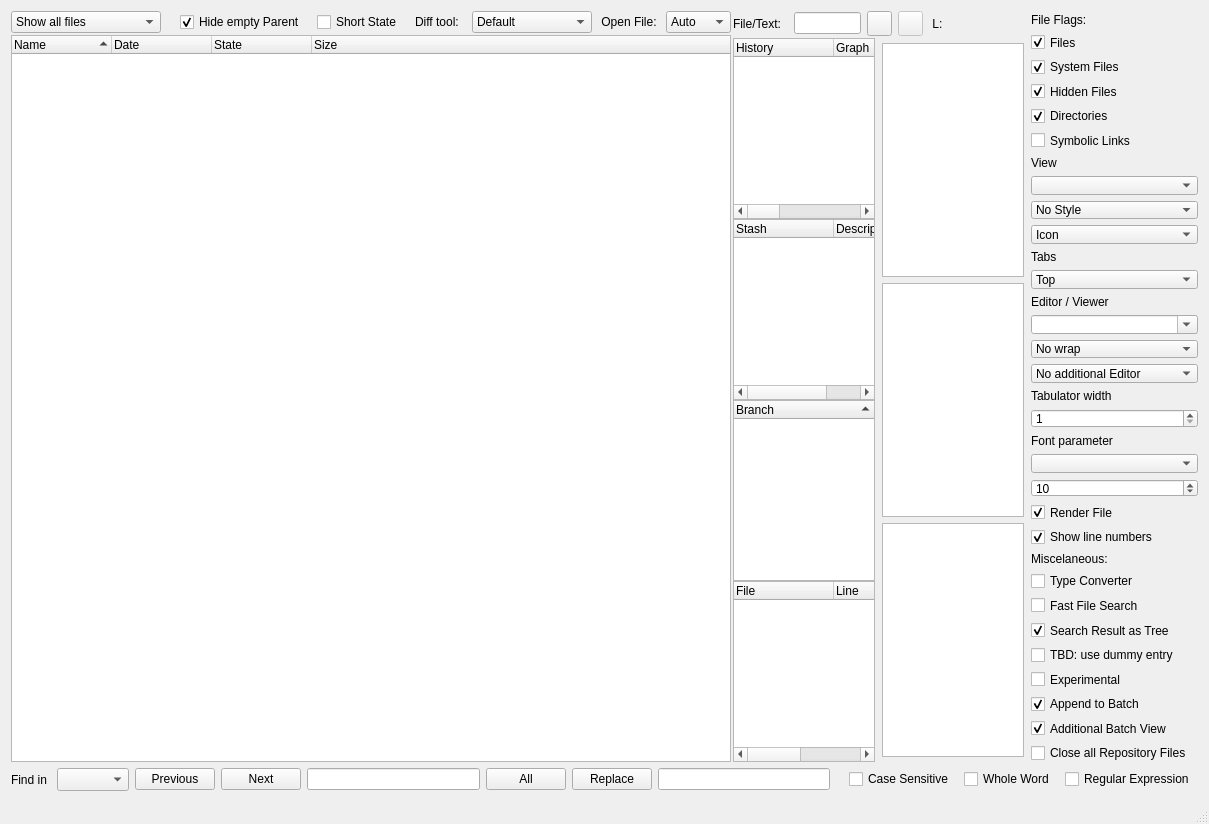
<?xml version="1.0" encoding="UTF-8"?>
<ui version="4.0">
 <class>MainWindow</class>
 <widget class="QMainWindow" name="MainWindow">
  <property name="geometry">
   <rect>
    <x>0</x>
    <y>0</y>
    <width>1209</width>
    <height>824</height>
   </rect>
  </property>
  <property name="acceptDrops">
   <bool>true</bool>
  </property>
  <property name="windowTitle">
   <string>Git View</string>
  </property>
  <property name="windowIcon">
   <iconset theme="Git" resource="resource.qrc">
    <normaloff>:/resource/logo@2x.ico</normaloff>:/resource/logo@2x.ico</iconset>
  </property>
  <property name="locale">
   <locale language="English" country="UnitedStates"/>
  </property>
  <property name="iconSize">
   <size>
    <width>98</width>
    <height>92</height>
   </size>
  </property>
  <property name="documentMode">
   <bool>false</bool>
  </property>
  <property name="dockOptions">
   <set>QMainWindow::AllowTabbedDocks|QMainWindow::AnimatedDocks</set>
  </property>
  <widget class="QWidget" name="centralWidget">
   <property name="sizePolicy">
    <sizepolicy hsizetype="Expanding" vsizetype="Expanding">
     <horstretch>1</horstretch>
     <verstretch>1</verstretch>
    </sizepolicy>
   </property>
   <property name="minimumSize">
    <size>
     <width>905</width>
     <height>455</height>
    </size>
   </property>
   <layout class="QVBoxLayout" name="topLayout">
    <item>
     <layout class="QHBoxLayout" name="horizontalLayoutTool">
      <property name="topMargin">
       <number>0</number>
      </property>
      <property name="bottomMargin">
       <number>0</number>
      </property>
     </layout>
    </item>
    <item>
     <layout class="QHBoxLayout" name="horizontalLayout">
      <property name="spacing">
       <number>2</number>
      </property>
      <item>
       <layout class="QVBoxLayout" name="verticalLayoutForTreeView">
        <property name="spacing">
         <number>2</number>
        </property>
        <property name="leftMargin">
         <number>0</number>
        </property>
        <property name="topMargin">
         <number>0</number>
        </property>
        <property name="rightMargin">
         <number>0</number>
        </property>
        <property name="bottomMargin">
         <number>0</number>
        </property>
        <item>
         <layout class="QHBoxLayout" name="horizontalLayoutForTreeViewHead">
          <property name="topMargin">
           <number>0</number>
          </property>
          <property name="bottomMargin">
           <number>0</number>
          </property>
          <item>
           <widget class="QComboBox" name="comboShowItems">
            <property name="minimumSize">
             <size>
              <width>150</width>
              <height>0</height>
             </size>
            </property>
            <property name="maximumSize">
             <size>
              <width>16777215</width>
              <height>16777215</height>
             </size>
            </property>
            <property name="toolTip">
             <string>Show files depending on git status</string>
            </property>
            <property name="statusTip">
             <string>Show files depending on git status</string>
            </property>
            <item>
             <property name="text">
              <string>Show all files</string>
             </property>
            </item>
            <item>
             <property name="text">
              <string>Show all git actions</string>
             </property>
            </item>
            <item>
             <property name="text">
              <string>Show modified</string>
             </property>
            </item>
            <item>
             <property name="text">
              <string>Show added</string>
             </property>
            </item>
            <item>
             <property name="text">
              <string>Show deleted</string>
             </property>
            </item>
            <item>
             <property name="text">
              <string>Show untracked</string>
             </property>
            </item>
            <item>
             <property name="text">
              <string>Show staged</string>
             </property>
            </item>
            <item>
             <property name="text">
              <string>Show unmerged</string>
             </property>
            </item>
            <item>
             <property name="text">
              <string>Show selected</string>
             </property>
            </item>
            <item>
             <property name="text">
              <string>Show stashed</string>
             </property>
            </item>
           </widget>
          </item>
          <item>
           <widget class="QLabel" name="label_space1">
            <property name="text">
             <string/>
            </property>
           </widget>
          </item>
          <item>
           <widget class="QCheckBox" name="ckHideEmptyParent">
            <property name="maximumSize">
             <size>
              <width>150</width>
              <height>16777215</height>
             </size>
            </property>
            <property name="toolTip">
             <string>Hides parent tree item, if it does not contain entries</string>
            </property>
            <property name="text">
             <string>Hide empty Parent  </string>
            </property>
            <property name="checked">
             <bool>true</bool>
            </property>
           </widget>
          </item>
          <item>
           <widget class="QCheckBox" name="ckShortState">
            <property name="maximumSize">
             <size>
              <width>120</width>
              <height>16777215</height>
             </size>
            </property>
            <property name="toolTip">
             <string>Show short git status</string>
            </property>
            <property name="text">
             <string>Short State  </string>
            </property>
           </widget>
          </item>
          <item>
           <widget class="QLabel" name="labelDiffTool">
            <property name="text">
             <string>Diff tool:  </string>
            </property>
           </widget>
          </item>
          <item>
           <widget class="QComboBox" name="comboDiffTool">
            <property name="minimumSize">
             <size>
              <width>120</width>
              <height>0</height>
             </size>
            </property>
            <property name="toolTip">
             <string>Select diff or merge tool</string>
            </property>
            <property name="currentText">
             <string>Default</string>
            </property>
            <item>
             <property name="text">
              <string>Default</string>
             </property>
            </item>
           </widget>
          </item>
          <item>
           <widget class="QLabel" name="labelOpenFile">
            <property name="text">
             <string> Open File: </string>
            </property>
           </widget>
          </item>
          <item>
           <widget class="QComboBox" name="comboOpenFile">
            <property name="toolTip">
             <string>Select open file as text or binary</string>
            </property>
            <item>
             <property name="text">
              <string>Auto</string>
             </property>
            </item>
            <item>
             <property name="text">
              <string>Text</string>
             </property>
            </item>
            <item>
             <property name="text">
              <string>Binary</string>
             </property>
            </item>
           </widget>
          </item>
         </layout>
        </item>
        <item>
         <widget class="QSourceTreeWidget" name="treeSource">
          <property name="toolTip">
           <string/>
          </property>
          <property name="statusTip">
           <string/>
          </property>
          <property name="whatsThis">
           <string>&lt;html&gt;&lt;head/&gt;&lt;body&gt;
Shows file and folder tree of git repositories
&lt;ul&gt;
&lt;li&gt;Insert root git folder using &lt;b&gt;Add git source folder...&lt;/b&gt; &lt;img src=&quot;://resource/24X24/folder-open.png&quot; style=&quot;vertical-align:middle&quot;/&gt;&lt;/li&gt;
&lt;li&gt;Clone root git folder using &lt;b&gt;Clone...&lt;/b&gt; &lt;img src=&quot;://resource/24X24/icons8-clone-30.png&quot; style=&quot;vertical-align:middle&quot;/&gt;&lt;/li&gt;
&lt;li&gt;Remove root git folder using &lt;b&gt;Remove git source folder...&lt;/b&gt; &lt;img src=&quot;://resource/24X24/folder.png&quot; style=&quot;vertical-align:middle&quot;/&gt;&lt;/li&gt;
&lt;li&gt;&lt;b&gt;Update git status&lt;/b&gt; renews all files and status&lt;img src=&quot;://resource/24X24/view-refresh.png&quot; style=&quot;vertical-align:middle&quot;/&gt;&lt;/li&gt;
&lt;li&gt;&lt;b&gt;Show short status&lt;/b&gt; renews only status (F5)&lt;/li&gt;
&lt;li&gt;Insert ignored files via context menue of the selected folder&lt;/li&gt;
&lt;li&gt;Move git files or folders via drag and drop&lt;/li&gt;
&lt;li&gt;Show only files with desired git status using combo box &lt;b&gt;Show all files&lt;/b&gt;&lt;/li&gt;
&lt;li&gt;Select first file (or folder) by right click, start &lt;b&gt;Compare to...&lt;/b&gt; and select second file to compare&lt;/li&gt;
&lt;li&gt;Select file or folders and perform git actions&lt;/li&gt;
&lt;li&gt;Right click shows context menu&lt;/li&gt;
&lt;/ul&gt;
&lt;/body&gt;&lt;/html&gt;</string>
          </property>
          <property name="dragDropMode">
           <enum>QAbstractItemView::NoDragDrop</enum>
          </property>
          <property name="defaultDropAction">
           <enum>Qt::IgnoreAction</enum>
          </property>
          <property name="sortingEnabled">
           <bool>true</bool>
          </property>
          <property name="columnCount">
           <number>4</number>
          </property>
          <column>
           <property name="text">
            <string>Name</string>
           </property>
          </column>
          <column>
           <property name="text">
            <string>Date</string>
           </property>
          </column>
          <column>
           <property name="text">
            <string>State</string>
           </property>
          </column>
          <column>
           <property name="text">
            <string>Size</string>
           </property>
          </column>
         </widget>
        </item>
       </layout>
      </item>
      <item>
       <layout class="QVBoxLayout" name="verticalLayoutForTextBrowser">
        <property name="spacing">
         <number>2</number>
        </property>
        <property name="leftMargin">
         <number>0</number>
        </property>
        <property name="rightMargin">
         <number>0</number>
        </property>
        <item>
         <layout class="QHBoxLayout" name="horizontalLayoutForTextBrowserHead">
          <property name="topMargin">
           <number>0</number>
          </property>
          <property name="bottomMargin">
           <number>0</number>
          </property>
          <item>
           <widget class="QLabel" name="labelHeader">
            <property name="maximumSize">
             <size>
              <width>60</width>
              <height>16777215</height>
             </size>
            </property>
            <property name="text">
             <string>File/Text:  </string>
            </property>
           </widget>
          </item>
          <item>
           <widget class="QLineEdit" name="labelFilePath">
            <property name="readOnly">
             <bool>true</bool>
            </property>
           </widget>
          </item>
          <item>
           <widget class="QPushButton" name="btnCloseText">
            <property name="minimumSize">
             <size>
              <width>25</width>
              <height>25</height>
             </size>
            </property>
            <property name="maximumSize">
             <size>
              <width>60</width>
              <height>25</height>
             </size>
            </property>
            <property name="toolTip">
             <string>Close file or text view</string>
            </property>
            <property name="text">
             <string/>
            </property>
            <property name="icon">
             <iconset resource="resource.qrc">
              <normaloff>:/resource/24X24/window-close.png</normaloff>:/resource/24X24/window-close.png</iconset>
            </property>
            <property name="iconSize">
             <size>
              <width>24</width>
              <height>24</height>
             </size>
            </property>
            <property name="autoDefault">
             <bool>false</bool>
            </property>
            <property name="default">
             <bool>false</bool>
            </property>
            <property name="flat">
             <bool>false</bool>
            </property>
           </widget>
          </item>
          <item>
           <widget class="QPushButton" name="btnStoreText">
            <property name="enabled">
             <bool>false</bool>
            </property>
            <property name="minimumSize">
             <size>
              <width>25</width>
              <height>25</height>
             </size>
            </property>
            <property name="maximumSize">
             <size>
              <width>60</width>
              <height>25</height>
             </size>
            </property>
            <property name="toolTip">
             <string>Save changes to file</string>
            </property>
            <property name="text">
             <string/>
            </property>
            <property name="icon">
             <iconset resource="resource.qrc">
              <normaloff>:/resource/24X24/document-save.png</normaloff>:/resource/24X24/document-save.png</iconset>
            </property>
            <property name="iconSize">
             <size>
              <width>24</width>
              <height>24</height>
             </size>
            </property>
           </widget>
          </item>
          <item>
           <widget class="QLabel" name="labelLanguage">
            <property name="minimumSize">
             <size>
              <width>100</width>
              <height>0</height>
             </size>
            </property>
            <property name="toolTip">
             <string>Shows language for hilighting</string>
            </property>
            <property name="text">
             <string> L:</string>
            </property>
           </widget>
          </item>
         </layout>
        </item>
        <item>
         <layout class="QHBoxLayout" name="horizontalLayoutHistoryAndText">
          <property name="spacing">
           <number>2</number>
          </property>
          <property name="sizeConstraint">
           <enum>QLayout::SetDefaultConstraint</enum>
          </property>
          <property name="leftMargin">
           <number>0</number>
          </property>
          <property name="topMargin">
           <number>0</number>
          </property>
          <property name="rightMargin">
           <number>0</number>
          </property>
          <property name="bottomMargin">
           <number>0</number>
          </property>
          <item>
           <layout class="QVBoxLayout" name="verticalLayout">
            <property name="spacing">
             <number>0</number>
            </property>
            <property name="leftMargin">
             <number>0</number>
            </property>
            <property name="rightMargin">
             <number>0</number>
            </property>
            <property name="bottomMargin">
             <number>0</number>
            </property>
            <item>
             <widget class="QHistoryTreeWidget" name="treeHistory">
              <property name="minimumSize">
               <size>
                <width>0</width>
                <height>0</height>
               </size>
              </property>
              <property name="toolTip">
               <string/>
              </property>
              <property name="statusTip">
               <string/>
              </property>
              <property name="whatsThis">
               <string>&lt;html&gt;&lt;head/&gt;&lt;body&gt;
Shows git history of files or folders
&lt;ul&gt;
&lt;li&gt;Insert all changed file names whith context menu entry&lt;/li&gt;
&lt;ul &gt;
&lt;li&gt;If one sub folder is selected, files are inserted regarding the difference to previous commit&lt;/li&gt;
&lt;li&gt;If two sub folders are selected, files are inserted into a new subentry regarding the difference between the selected commits&lt;/li&gt;
&lt;li&gt;If root folder is selected, for all sub items files are inserted&lt;/li&gt;
&lt;/ul&gt;
&lt;li&gt;Click on &lt;b&gt;History&lt;/b&gt; column item to see commit informations&lt;/li&gt;
&lt;li&gt;Click on &lt;b&gt;Description&lt;/b&gt; column item to see a compact summary and file list&lt;/li&gt;
&lt;li&gt;Click on &lt;b&gt;Commit Hash&lt;/b&gt; column item to see difference for all files within this commit&lt;/li&gt;
&lt;li&gt;Right click shows context menu&lt;br&gt;Click on first row in root entry to select authors&lt;/li&gt;
&lt;li&gt;Find uses the selected column for text search&lt;/li&gt;
&lt;/ul&gt;
&lt;/body&gt;&lt;/html&gt;</string>
              </property>
              <property name="selectionMode">
               <enum>QAbstractItemView::ExtendedSelection</enum>
              </property>
              <property name="selectionBehavior">
               <enum>QAbstractItemView::SelectItems</enum>
              </property>
              <column>
               <property name="text">
                <string>History</string>
               </property>
              </column>
              <column>
               <property name="text">
                <string>Graph</string>
               </property>
              </column>
              <column>
               <property name="text">
                <string>Description</string>
               </property>
              </column>
              <column>
               <property name="text">
                <string>Commit Hash</string>
               </property>
              </column>
              <column>
               <property name="text">
                <string>Author</string>
               </property>
              </column>
             </widget>
            </item>
            <item>
             <widget class="QStashTreeWidget" name="treeStash">
              <property name="minimumSize">
               <size>
                <width>0</width>
                <height>0</height>
               </size>
              </property>
              <property name="toolTip">
               <string/>
              </property>
              <property name="statusTip">
               <string/>
              </property>
              <property name="whatsThis">
               <string>&lt;html&gt;&lt;head/&gt;&lt;body&gt;
Shows git stashed of files or folders
&lt;ul&gt;
&lt;li&gt;Click on &lt;b&gt;List Stashes&lt;/b&gt; to show stashes of repository&lt;img src=&quot;://resource/24X24/text-x-log.png&quot; style=&quot;vertical-align:middle&quot;/&gt;&lt;/li&gt;
&lt;li&gt;Right click shows context menu&lt;/li&gt;
&lt;/ul&gt;
&lt;/body&gt;&lt;/html&gt;</string>
              </property>
              <property name="selectionMode">
               <enum>QAbstractItemView::ExtendedSelection</enum>
              </property>
              <property name="selectionBehavior">
               <enum>QAbstractItemView::SelectItems</enum>
              </property>
              <column>
               <property name="text">
                <string>Stash</string>
               </property>
              </column>
              <column>
               <property name="text">
                <string>Description</string>
               </property>
              </column>
             </widget>
            </item>
            <item>
             <widget class="QBranchTreeWidget" name="treeBranches">
              <property name="toolTip">
               <string/>
              </property>
              <property name="statusTip">
               <string/>
              </property>
              <property name="whatsThis">
               <string>&lt;html&gt;&lt;head/&gt;&lt;body&gt;
Shows git branches
&lt;ul&gt;
&lt;li&gt;Double click branch to checkout&lt;/li&gt;
&lt;li&gt;Click &lt;b&gt;List Branches&lt;/b&gt; to show local branches of repository&lt;/li&gt;
&lt;li&gt;Right click shows context menu&lt;/li&gt;
&lt;/ul&gt;
&lt;/body&gt;&lt;/html&gt;</string>
              </property>
              <property name="selectionMode">
               <enum>QAbstractItemView::ExtendedSelection</enum>
              </property>
              <property name="selectionBehavior">
               <enum>QAbstractItemView::SelectItems</enum>
              </property>
              <property name="sortingEnabled">
               <bool>true</bool>
              </property>
              <column>
               <property name="text">
                <string>Branch</string>
               </property>
              </column>
             </widget>
            </item>
            <item>
             <widget class="QTreeWidget" name="treeFindText">
              <property name="toolTip">
               <string/>
              </property>
              <property name="statusTip">
               <string/>
              </property>
              <property name="whatsThis">
               <string>&lt;html&gt;&lt;head/&gt;&lt;body&gt;
Shows found text items and according lines and files&lt;br&gt;
Bookmarks are shown in the same way
&lt;ul&gt;
&lt;li&gt;Select &lt;b&gt;Text in Files below Folder&lt;/b&gt; in &lt;i&gt;Find in&lt;/i&gt; combo box&lt;/li&gt;
&lt;li&gt;Enter search expression&lt;/li&gt;
&lt;li&gt;Select folder to search in repository tree view&lt;/li&gt;
&lt;li&gt;Click on All&lt;/li&gt;
&lt;li&gt;Right click shows context menu&lt;/li&gt;
&lt;/ul&gt;
&lt;/body&gt;&lt;/html&gt;</string>
              </property>
              <property name="selectionMode">
               <enum>QAbstractItemView::ExtendedSelection</enum>
              </property>
              <property name="selectionBehavior">
               <enum>QAbstractItemView::SelectItems</enum>
              </property>
              <column>
               <property name="text">
                <string>File</string>
               </property>
              </column>
              <column>
               <property name="text">
                <string>Line</string>
               </property>
              </column>
              <column>
               <property name="text">
                <string>Found Text Line</string>
               </property>
              </column>
             </widget>
            </item>
           </layout>
          </item>
          <item>
           <layout class="QVBoxLayout" name="verticalLayout_2">
            <property name="leftMargin">
             <number>5</number>
            </property>
            <property name="topMargin">
             <number>5</number>
            </property>
            <property name="rightMargin">
             <number>5</number>
            </property>
            <property name="bottomMargin">
             <number>5</number>
            </property>
            <item>
             <widget class="code_browser" name="textBrowser">
              <property name="toolTip">
               <string/>
              </property>
              <property name="statusTip">
               <string/>
              </property>
              <property name="whatsThis">
               <string>&lt;html&gt;&lt;head/&gt;&lt;body&gt;
Shows text of: 
&lt;ul&gt;
&lt;li&gt;git command results&lt;/li&gt;
&lt;li&gt;file content opened with double click on file in repository tree&lt;/li&gt;
&lt;li&gt;rendering of html can be enabled or disabled with &lt;b&gt;Render File&lt;/b&gt;&lt;/li&gt;
&lt;/ul&gt;
The command results and files may be shown in 3 modes
&lt;ul&gt;
&lt;li&gt;Command results and files in one editor&lt;/li&gt;
&lt;li&gt;Command results in viewer and files in one additional editor&lt;/li&gt;
&lt;li&gt;Command results in viewer and one additional editor per file (default)&lt;/li&gt;
&lt;/ul&gt;
The context menue allows:
&lt;ul&gt;
&lt;li&gt;to create bookmarks&lt;/li&gt;
&lt;li&gt;to find and replace&lt;/li&gt;
&lt;li&gt;show and hide line numbers&lt;/li&gt;
&lt;li&gt;&lt;b&gt;Extra&lt;/b&gt; text operations&lt;/li&gt;
&lt;li&gt;selection, copy and pase&lt;/li&gt;
&lt;/ul&gt;


&lt;/body&gt;&lt;/html&gt;</string>
              </property>
              <property name="undoRedoEnabled">
               <bool>true</bool>
              </property>
              <property name="readOnly">
               <bool>false</bool>
              </property>
             </widget>
            </item>
            <item>
             <widget class="graphics_view" name="graphicsView">
              <property name="contextMenuPolicy">
               <enum>Qt::CustomContextMenu</enum>
              </property>
              <property name="toolTip">
               <string/>
              </property>
              <property name="statusTip">
               <string/>
              </property>
              <property name="whatsThis">
               <string>&lt;html&gt;&lt;head/&gt;&lt;body&gt;
Shows graphics file content opened with double click
&lt;ul&gt;
&lt;li&gt;Right click shows context menu&lt;/li&gt;
&lt;/ul&gt;
&lt;/body&gt;&lt;/html&gt;</string>
              </property>
              <property name="sizeAdjustPolicy">
               <enum>QAbstractScrollArea::AdjustIgnored</enum>
              </property>
             </widget>
            </item>
            <item>
             <widget class="qbinarytableview" name="tableBinaryView">
              <property name="whatsThis">
               <string>&lt;html&gt;&lt;head/&gt;&lt;body&gt;
Shows binary file content opened with double click
&lt;ul&gt;
&lt;li&gt;Move byte wise with left or right cursor&lt;/li&gt;
&lt;li&gt;Move row wise with up or down cursor&lt;/li&gt;
&lt;li&gt;Select position with mouse cursor&lt;/li&gt;
&lt;/ul&gt;
&lt;/body&gt;&lt;/html&gt;</string>
              </property>
              <property name="inputMethodHints">
               <set>Qt::ImhNone</set>
              </property>
             </widget>
            </item>
           </layout>
          </item>
         </layout>
        </item>
       </layout>
      </item>
      <item>
       <layout class="QVBoxLayout" name="verticalLayout_Settings">
        <property name="topMargin">
         <number>2</number>
        </property>
        <property name="bottomMargin">
         <number>2</number>
        </property>
        <item>
         <widget class="QLabel" name="labelFileFlags">
          <property name="text">
           <string>File Flags:</string>
          </property>
         </widget>
        </item>
        <item>
         <widget class="QCheckBox" name="ckFiles">
          <property name="toolTip">
           <string>Show files in git folder</string>
          </property>
          <property name="text">
           <string>Files</string>
          </property>
          <property name="checked">
           <bool>true</bool>
          </property>
         </widget>
        </item>
        <item>
         <widget class="QCheckBox" name="ckSystemFiles">
          <property name="toolTip">
           <string>Show system files in git folder</string>
          </property>
          <property name="text">
           <string>System Files</string>
          </property>
          <property name="checkable">
           <bool>true</bool>
          </property>
          <property name="checked">
           <bool>true</bool>
          </property>
         </widget>
        </item>
        <item>
         <widget class="QCheckBox" name="ckHiddenFiles">
          <property name="minimumSize">
           <size>
            <width>160</width>
            <height>0</height>
           </size>
          </property>
          <property name="toolTip">
           <string>Show hidden files in git folder</string>
          </property>
          <property name="text">
           <string>Hidden Files</string>
          </property>
          <property name="checked">
           <bool>true</bool>
          </property>
         </widget>
        </item>
        <item>
         <widget class="QCheckBox" name="ckDirectories">
          <property name="toolTip">
           <string>Show folders in git folder</string>
          </property>
          <property name="text">
           <string>Directories</string>
          </property>
          <property name="checked">
           <bool>true</bool>
          </property>
         </widget>
        </item>
        <item>
         <widget class="QCheckBox" name="ckSymbolicLinks">
          <property name="toolTip">
           <string>Show symbolic links in git folder</string>
          </property>
          <property name="text">
           <string>Symbolic Links</string>
          </property>
         </widget>
        </item>
        <item>
         <widget class="QLabel" name="labelView">
          <property name="text">
           <string>View</string>
          </property>
         </widget>
        </item>
        <item>
         <widget class="QComboBox" name="comboAppStyle">
          <property name="toolTip">
           <string>Select Visual Style</string>
          </property>
          <property name="editable">
           <bool>false</bool>
          </property>
         </widget>
        </item>
        <item>
         <widget class="QComboBox" name="comboUserStyle">
          <property name="toolTip">
           <string>Select User defines Styles for App</string>
          </property>
          <item>
           <property name="text">
            <string>No Style</string>
           </property>
          </item>
          <item>
           <property name="text">
            <string>User Style</string>
           </property>
          </item>
          <item>
           <property name="text">
            <string>Dark Palette</string>
           </property>
          </item>
          <item>
           <property name="text">
            <string>Load Style...</string>
           </property>
          </item>
         </widget>
        </item>
        <item>
         <widget class="QComboBox" name="comboToolBarStyle">
          <property name="toolTip">
           <string>Select Toolbar Style</string>
          </property>
          <item>
           <property name="text">
            <string>Icon</string>
           </property>
          </item>
          <item>
           <property name="text">
            <string>Text</string>
           </property>
          </item>
          <item>
           <property name="text">
            <string>Text beside Icon</string>
           </property>
          </item>
          <item>
           <property name="text">
            <string>Text under Icon</string>
           </property>
          </item>
          <item>
           <property name="text">
            <string>Follow System</string>
           </property>
          </item>
         </widget>
        </item>
        <item>
         <widget class="QLabel" name="label">
          <property name="text">
           <string>Tabs</string>
          </property>
         </widget>
        </item>
        <item>
         <widget class="QComboBox" name="comboTabPosition">
          <property name="toolTip">
           <string>Select position of view tabs</string>
          </property>
          <item>
           <property name="text">
            <string>Top</string>
           </property>
          </item>
          <item>
           <property name="text">
            <string>Bottom</string>
           </property>
          </item>
          <item>
           <property name="text">
            <string>Left</string>
           </property>
          </item>
          <item>
           <property name="text">
            <string>Right</string>
           </property>
          </item>
         </widget>
        </item>
        <item>
         <widget class="QLabel" name="labelEditor">
          <property name="text">
           <string>Editor / Viewer</string>
          </property>
         </widget>
        </item>
        <item>
         <widget class="QComboBox" name="comboTextCodex">
          <property name="maximumSize">
           <size>
            <width>170</width>
            <height>16777215</height>
           </size>
          </property>
          <property name="toolTip">
           <string>Select code page for text file&lt;br&gt;
Enter text to search</string>
          </property>
          <property name="editable">
           <bool>true</bool>
          </property>
          <property name="maxVisibleItems">
           <number>20</number>
          </property>
         </widget>
        </item>
        <item>
         <widget class="QComboBox" name="comboWordWrap">
          <property name="toolTip">
           <string>Select word wrap</string>
          </property>
          <item>
           <property name="text">
            <string>No wrap</string>
           </property>
          </item>
          <item>
           <property name="text">
            <string>Word wrap</string>
           </property>
          </item>
          <item>
           <property name="text">
            <string>Manual wrap</string>
           </property>
          </item>
          <item>
           <property name="text">
            <string>Wrap anywhere</string>
           </property>
          </item>
          <item>
           <property name="text">
            <string>At boundary or anywhere</string>
           </property>
          </item>
         </widget>
        </item>
        <item>
         <widget class="QComboBox" name="comboOpenNewEditor">
          <property name="toolTip">
           <string>Open Editors (click What's this?)</string>
          </property>
          <property name="whatsThis">
           <string>&lt;html&gt;&lt;head/&gt;&lt;body&gt;
Select additional open Editors.&lt;br&gt;
Git or command results are always displayed in main editor.
&lt;ul&gt;
&lt;li&gt;&lt;b&gt;No additional Editor:&lt;/b&gt; File text is also displayed in main editor&lt;/li&gt;
&lt;li&gt;&lt;b&gt;One additional Editor:&lt;/b&gt;File text is displayed in a separate editor&lt;/li&gt;
&lt;li&gt;&lt;b&gt;One Editor per File:&lt;/b&gt;Every file is displayed in a separate editor&lt;/li&gt;
&lt;/ul&gt;
&lt;/body&gt;&lt;/html&gt;</string>
          </property>
          <item>
           <property name="text">
            <string>No additional Editor</string>
           </property>
          </item>
          <item>
           <property name="text">
            <string>One additional Editor</string>
           </property>
          </item>
          <item>
           <property name="text">
            <string>One Editor per File</string>
           </property>
          </item>
         </widget>
        </item>
        <item>
         <widget class="QLabel" name="labelTabwidth">
          <property name="text">
           <string>Tabulator width</string>
          </property>
         </widget>
        </item>
        <item>
         <widget class="QSpinBox" name="spinTabulator">
          <property name="toolTip">
           <string>Tabulator width in characters</string>
          </property>
          <property name="minimum">
           <number>1</number>
          </property>
          <property name="maximum">
           <number>30</number>
          </property>
         </widget>
        </item>
        <item>
         <widget class="QLabel" name="labelFont">
          <property name="text">
           <string>Font parameter</string>
          </property>
         </widget>
        </item>
        <item>
         <widget class="QComboBox" name="comboFontName">
          <property name="minimumSize">
           <size>
            <width>0</width>
            <height>0</height>
           </size>
          </property>
          <property name="maximumSize">
           <size>
            <width>170</width>
            <height>16777215</height>
           </size>
          </property>
          <property name="toolTip">
           <string>Choose an equidistant font for the editor</string>
          </property>
         </widget>
        </item>
        <item>
         <widget class="QSpinBox" name="spinFontSize">
          <property name="toolTip">
           <string>Font size</string>
          </property>
          <property name="statusTip">
           <string>Changes font size of all editors</string>
          </property>
          <property name="minimum">
           <number>2</number>
          </property>
          <property name="maximum">
           <number>100</number>
          </property>
          <property name="value">
           <number>10</number>
          </property>
         </widget>
        </item>
        <item>
         <widget class="QCheckBox" name="ckRenderGraphicFile">
          <property name="toolTip">
           <string>Render graphics or HTML file in Graphics View</string>
          </property>
          <property name="text">
           <string>Render File</string>
          </property>
          <property name="checked">
           <bool>true</bool>
          </property>
         </widget>
        </item>
        <item>
         <widget class="QCheckBox" name="ckShowLineNumbers">
          <property name="toolTip">
           <string>Shows line numbers in text view</string>
          </property>
          <property name="text">
           <string>Show line numbers</string>
          </property>
          <property name="checked">
           <bool>true</bool>
          </property>
         </widget>
        </item>
        <item>
         <widget class="QLabel" name="labelMisc">
          <property name="text">
           <string>Miscelaneous:</string>
          </property>
         </widget>
        </item>
        <item>
         <widget class="QCheckBox" name="ckTypeConverter">
          <property name="toolTip">
           <string>Display Type Converter</string>
          </property>
          <property name="text">
           <string>Type Converter</string>
          </property>
         </widget>
        </item>
        <item>
         <widget class="QCheckBox" name="ckFastFileSearch">
          <property name="toolTip">
           <string>Use fast file search function (fsrc)</string>
          </property>
          <property name="text">
           <string>Fast File Search</string>
          </property>
         </widget>
        </item>
        <item>
         <widget class="QCheckBox" name="ckSearchResultsAsSearchTree">
          <property name="toolTip">
           <string>Store search results as a tree, not as single items</string>
          </property>
          <property name="text">
           <string>Search Result as Tree</string>
          </property>
          <property name="checked">
           <bool>true</bool>
          </property>
         </widget>
        </item>
        <item>
         <widget class="QCheckBox" name="ckShowHistoryGraphically">
          <property name="enabled">
           <bool>true</bool>
          </property>
          <property name="visible">
           <bool>true</bool>
          </property>
          <property name="toolTip">
           <string>Not defined</string>
          </property>
          <property name="statusTip">
           <string>not defined</string>
          </property>
          <property name="text">
           <string>TBD: use dummy entry</string>
          </property>
         </widget>
        </item>
        <item>
         <widget class="QCheckBox" name="ckExperimental">
          <property name="toolTip">
           <string>Experimental functions</string>
          </property>
          <property name="text">
           <string>Experimental</string>
          </property>
         </widget>
        </item>
        <item>
         <widget class="QCheckBox" name="ckAppendToBatch">
          <property name="statusTip">
           <string>Append background command to batch list, if busy</string>
          </property>
          <property name="text">
           <string>Append to Batch</string>
          </property>
          <property name="checked">
           <bool>true</bool>
          </property>
         </widget>
        </item>
        <item>
         <widget class="QCheckBox" name="ckOutput2secondTextView">
          <property name="statusTip">
           <string>Show background command output in additional text view</string>
          </property>
          <property name="text">
           <string>Additional Batch View</string>
          </property>
          <property name="checked">
           <bool>true</bool>
          </property>
         </widget>
        </item>
        <item>
         <widget class="QCheckBox" name="ckCloseAllFilesOfRepository">
          <property name="statusTip">
           <string>If checked, all files of the removed repository are closed</string>
          </property>
          <property name="text">
           <string>Close all Repository Files</string>
          </property>
         </widget>
        </item>
       </layout>
      </item>
     </layout>
    </item>
    <item>
     <layout class="QHBoxLayout" name="horizontalLayoutFind">
      <item>
       <widget class="QLabel" name="label_find">
        <property name="text">
         <string>Find in </string>
        </property>
       </widget>
      </item>
      <item>
       <widget class="QComboBox" name="comboFindBox">
        <property name="minimumSize">
         <size>
          <width>0</width>
          <height>23</height>
         </size>
        </property>
        <property name="maximumSize">
         <size>
          <width>16777215</width>
          <height>23</height>
         </size>
        </property>
        <property name="toolTip">
         <string>Find</string>
        </property>
        <property name="statusTip">
         <string>Select View for search function</string>
        </property>
       </widget>
      </item>
      <item>
       <widget class="QPushButton" name="btnFindPrevious">
        <property name="toolTip">
         <string>Search backward</string>
        </property>
        <property name="text">
         <string>Previous</string>
        </property>
       </widget>
      </item>
      <item>
       <widget class="QPushButton" name="btnFindNext">
        <property name="sizePolicy">
         <sizepolicy hsizetype="Preferred" vsizetype="Fixed">
          <horstretch>0</horstretch>
          <verstretch>0</verstretch>
         </sizepolicy>
        </property>
        <property name="toolTip">
         <string>Search forward</string>
        </property>
        <property name="text">
         <string>Next</string>
        </property>
       </widget>
      </item>
      <item>
       <widget class="QLineEdit" name="edtFindText">
        <property name="toolTip">
         <string>Enter search expression or words</string>
        </property>
       </widget>
      </item>
      <item>
       <widget class="QPushButton" name="btnFindAll">
        <property name="toolTip">
         <string>Search all occurrences of expression in all files of selected folder or in selected file</string>
        </property>
        <property name="text">
         <string>All</string>
        </property>
       </widget>
      </item>
      <item>
       <widget class="QPushButton" name="btnFindReplace">
        <property name="toolTip">
         <string>Replace expression</string>
        </property>
        <property name="text">
         <string>Replace</string>
        </property>
       </widget>
      </item>
      <item>
       <widget class="QLineEdit" name="edtReplaceText">
        <property name="toolTip">
         <string>Enter replace text</string>
        </property>
       </widget>
      </item>
      <item>
       <widget class="QLabel" name="label_space2">
        <property name="text">
         <string/>
        </property>
       </widget>
      </item>
      <item>
       <widget class="QCheckBox" name="ckFindCaseSensitive">
        <property name="toolTip">
         <string>Search case sensitive</string>
        </property>
        <property name="text">
         <string>Case Sensitive </string>
        </property>
       </widget>
      </item>
      <item>
       <widget class="QCheckBox" name="ckFindWholeWord">
        <property name="toolTip">
         <string>Search whole words</string>
        </property>
        <property name="text">
         <string>Whole Word </string>
        </property>
       </widget>
      </item>
      <item>
       <widget class="QCheckBox" name="ckFindRegEx">
        <property name="toolTip">
         <string>Search with regular expression</string>
        </property>
        <property name="text">
         <string>Regular Expression </string>
        </property>
       </widget>
      </item>
     </layout>
    </item>
   </layout>
  </widget>
  <widget class="QStatusBar" name="statusBar"/>
  <action name="actionSelect_source_folder">
   <property name="text">
    <string>Select source folder...</string>
   </property>
  </action>
  <action name="actionSelect_Destination">
   <property name="text">
    <string>Select Destination...</string>
   </property>
  </action>
 </widget>
 <layoutdefault spacing="6" margin="11"/>
 <customwidgets>
  <customwidget>
   <class>QBranchTreeWidget</class>
   <extends>QTreeWidget</extends>
   <header location="global">qbranchtreewidget.h</header>
  </customwidget>
  <customwidget>
   <class>QHistoryTreeWidget</class>
   <extends>QTreeWidget</extends>
   <header location="global">qhistorytreewidget.h</header>
  </customwidget>
  <customwidget>
   <class>QStashTreeWidget</class>
   <extends>QTreeWidget</extends>
   <header location="global">qstashtreewidget.h</header>
  </customwidget>
  <customwidget>
   <class>graphics_view</class>
   <extends>QGraphicsView</extends>
   <header location="global">graphics_view.h</header>
  </customwidget>
  <customwidget>
   <class>code_browser</class>
   <extends>QTextBrowser</extends>
   <header location="global">code_browser.h</header>
  </customwidget>
  <customwidget>
   <class>QSourceTreeWidget</class>
   <extends>QTreeWidget</extends>
   <header location="global">qsourcetreewidget.h</header>
  </customwidget>
  <customwidget>
   <class>qbinarytableview</class>
   <extends>QTableView</extends>
   <header location="global">qbinarytableview.h</header>
  </customwidget>
 </customwidgets>
 <resources>
  <include location="resource.qrc"/>
 </resources>
 <connections/>
</ui>
